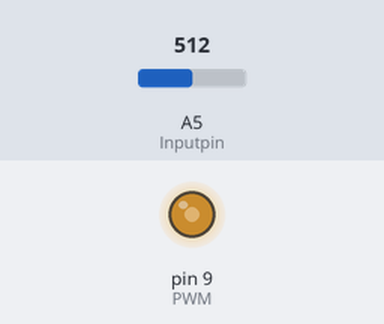
A sketch run on a simulated Arduino Uno, built with avr-gcc and run on an emulated ATmega328P. Shown: output pins drawn as LEDs (lit = HIGH). Inputs (shaded band) come from the test bench; at power-on: A5 (Inputpin) = 512.

Above: at 2.2 s.
2.3 s: A5 (Inputpin) set to 716
At 3.5 s:
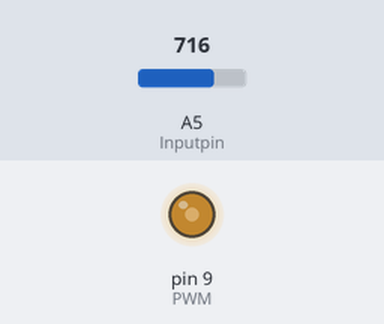
3.8 s: A5 (Inputpin) set to 0
At 4.8 s:
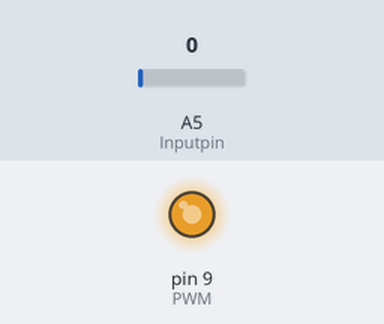
5.3 s: A5 (Inputpin) set to 511
At 5.9 s:
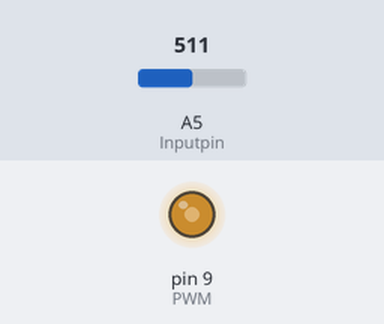
Timing chart, 0 to 8.3 s (numbered marks = the images above; inputs shaded):
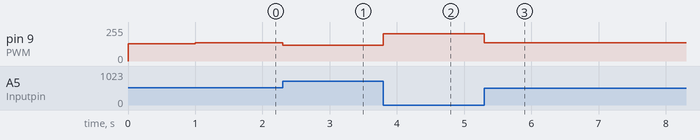

Measured:
- after the input at 2.3 s, pin 9 (PWM): 136/255 → 119/255 at once
- after the input at 3.8 s, pin 9 (PWM): 119/255 → 203/255 at once
- after the input at 5.3 s, pin 9 (PWM): 203/255 → 136/255 at once

The sketch:

test3_buck-boost.ino
```cpp
//Program to Code for Buck Converter with Input voltage = 12V and Adjustable Output voltage = -3V to -18VThis code will generate a PWM (Pulse Width Modulation)signal of 200kHz.


#define TOP 79                          // Fosc = Fclk/(N*(1+TOP)); Fclk = 16MHz, Fosc = 200kHz

#define CMP_VALUE_HALF_DUTY 40           // 50% duty cycle

#define Inputpin A5                        // Input pin of potentiometer at A5

#define PWM 9                            // PWM(Pulse Width Modulation) wave at pin 9

float Mapping_output();            // function declaration


float Mapping_output(){                            // function definition

int Input_Read = analogRead(Inputpin);
//reading analog voltage from potentiometer and converting it to digital values in between 0 to 1023

float Compare_voltage = (((Input_Read*(1.0)/1024)*15)+3);
// mapping the digital value into analog volatge of 5V to 9V

return(Compare_voltage);                                   // return the calculated output voltage

}


void setup() {

  // put your setup code here, to run once:

pinMode(PWM,OUTPUT);                        //set 9 pin as output

pinMode(Inputpin,INPUT);                    // set A5 pin as input

TCCR1A = 0;                                 //reset the register

TCCR1B = 0;                                 //reset the register

TCNT1 = 0;                                   //reset the register

TCCR1A |= (1<<COM1A1);                       // set output at non inverting mode

TCCR1A |= (1<<WGM11);                        // selecting Fast PWM(pulse width modulation) mode

ICR1 = TOP;                                   // setting frequency to 10KHz

TCCR1B |= (1<< CS10)|(1<<WGM12)|(1<<WGM13);      //Timer Starts

OCR1A = CMP_VALUE_HALF_DUTY;                      // setting PWM of 50% duty cycle

delay(1000);                                    // delay for compensating the hardware transient time with software

}


void loop() {

  // put your main code here, to run repeatedly:

float Output_voltage = Mapping_output();                                        // getting desired output volatge

float Desired_Duty_cycle = (1- (Output_voltage/(Output_voltage+12)));
//calculating duty cycle as per the desired output voltage D = Vout/Vin

int OCR_value = (79*Desired_Duty_cycle);                                      //calculating OCR values as per the desired duty cycle

OCR1A = OCR_value;

}
```
